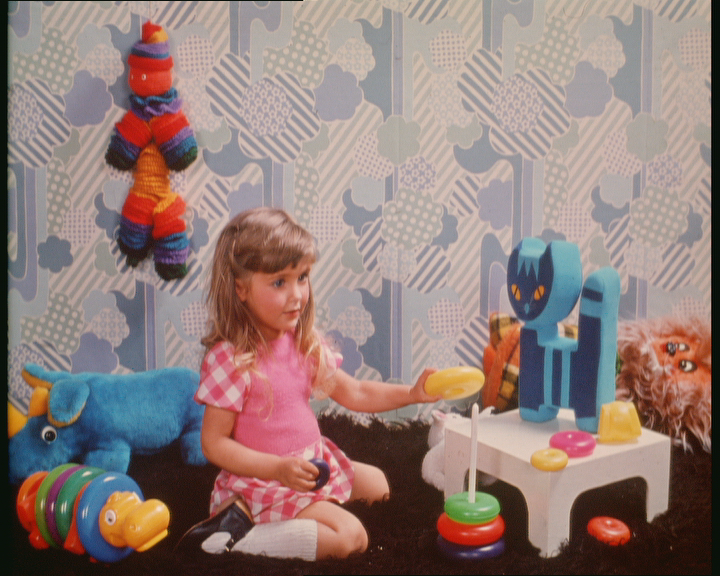
#> input picture opencv/basic/chapter14/image/girl.bmp, 720 x 576 px, found by its file name
$ python '14.5掩膜直方图.py'
#> lines starting #> are read from the running program, lines starting #| are printed output that depends on the picture
# -*- coding: utf-8 -*-
"""
Created on Mon Jul  9 17:29:41 2018

@author: 天津拨云咨询服务有限公司  lilizong@gmail.com
"""
import cv2
import numpy as np
import matplotlib.pyplot as plt
image=cv2.imread("image\\girl.bmp",cv2.IMREAD_GRAYSCALE)
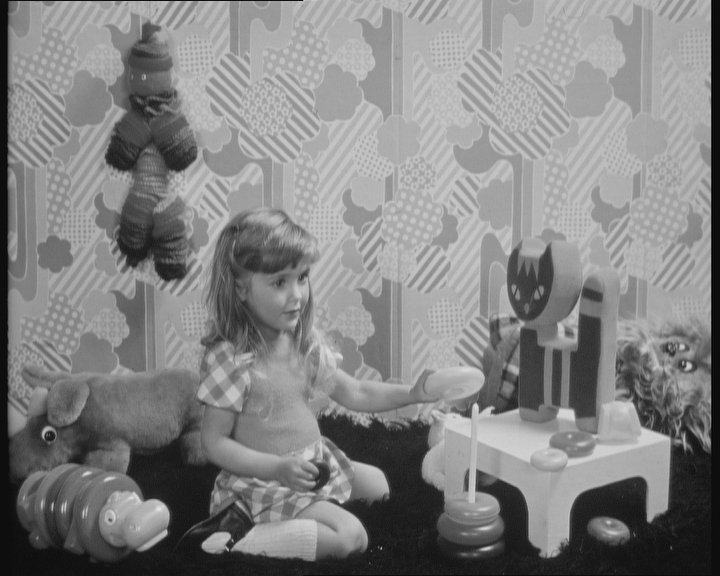
#> image: shape (576, 720); min 1, max 224, mean 130.5
mask=np.zeros(image.shape,np.uint8)
mask[200:400,200:400]=255
histMI=cv2.calcHist([image],[0],mask,[256],[0,255])
#> histMI = 256 values, max 614 at index 162, min 0 at index 0, mean 156.2
histImage=cv2.calcHist([image],[0],None,[256],[0,255])
#> histImage = 256 values, max 6624 at index 174, min 0 at index 0, mean 1620
plt.plot(histImage)
plt.plot(histMI)
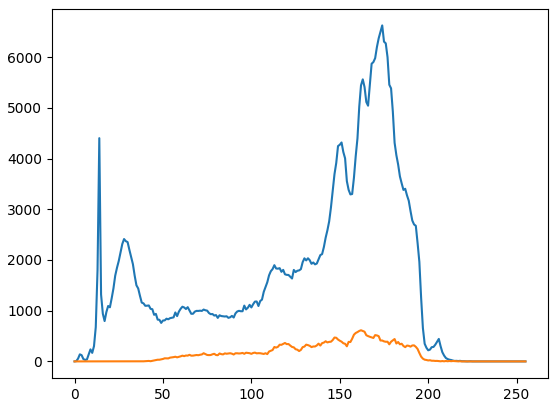
#> figure drawn by matplotlib, 1 panel; curve peaks at x = 174, y = 6624; curve peaks at x = 162, y = 614

$ run again, with opencv/basic/chapter14/image/boat.bmp copied over opencv/basic/chapter14/image/girl.bmp
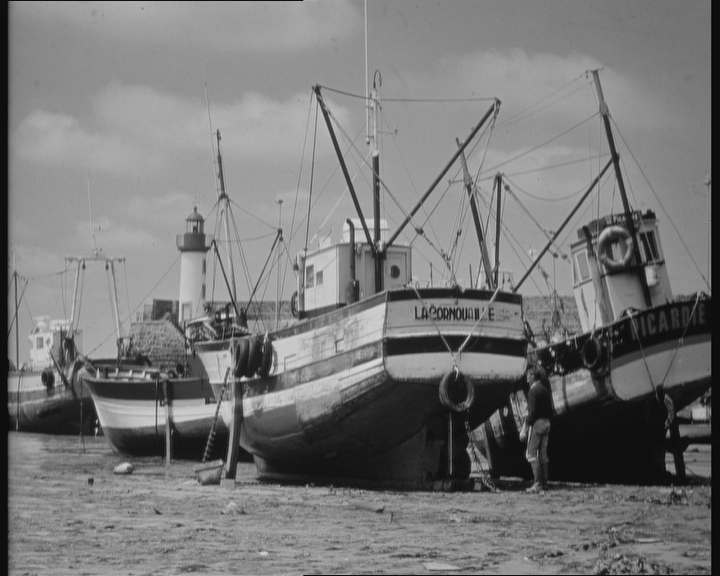
#> input picture opencv/basic/chapter14/image/boat.bmp, 720 x 576 px, found by its file name
#> image is the input picture: shape (576, 720); min 3, max 220, mean 120
#> histMI = 256 values, max 1181 at index 164, min 0 at index 0, mean 156.2
#> histImage = 256 values, max 7480 at index 157, min 0 at index 0, mean 1620
#> `plt.plot(histMI)`:
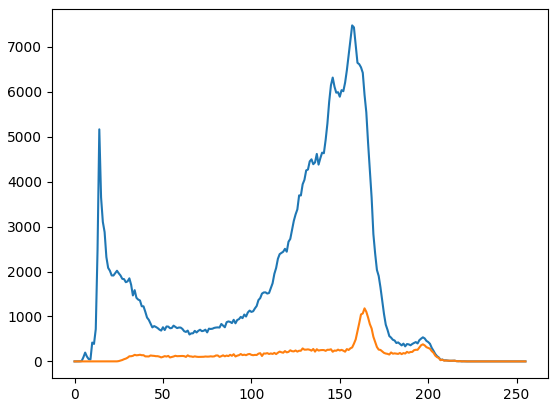
#> figure drawn by matplotlib, 1 panel; curve peaks at x = 157, y = 7480; curve peaks at x = 164, y = 1181
